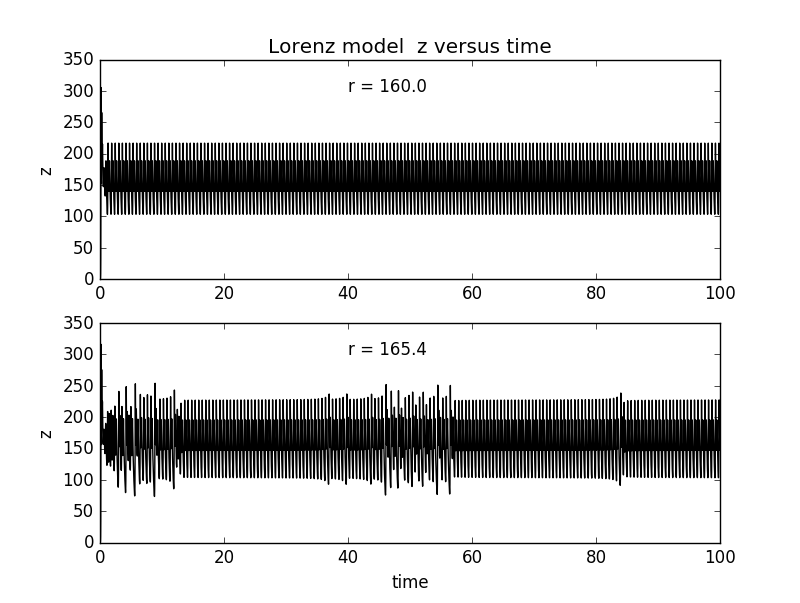

This chart was generated by the following Python code:
# -*- coding: utf-8 -*-
"""
Created on Sat Feb  6 15:20:08 2016
Variation of the Lorenz variable z as a function of time,
using Euler method.
@author: nightwing
"""

from tqdm import tqdm
import matplotlib.pyplot as plt


def LORENZ_MODEL(x, y, z, r):
    delta = 10           # argument delta
    b = 8.0 / 3          # argument b
    t = 0                # initial time
    dt = 0.0001          # time step
    t_end = 100          # end of time
    time = []            # this list store the time
    displacement_z = []  # this list store the z
    while t <= t_end:
        time.append(t)
        displacement_z.append(z)
        x += (delta * (y - x)) * dt
        y += (- x * z + r * x - y) * dt
        z += (x * y - b * z) * dt
        t += dt
    return [time, displacement_z]

# -----------------caculate------------------
situations = []  # this list store different trajectories

for r in tqdm([160, 165.4]):
    situations.append(LORENZ_MODEL(1.0, 0.0, 0.0, r))

# -----------------graph---------------
plt.subplot(211)
plt.title("Lorenz model  z versus time")
plt.text(40, 300, "r = 160.0")
plt.ylabel("z")
plt.plot(situations[0][0], situations[0][1], "k-")
plt.subplot(212)
plt.text(40, 300, "r = 165.4")
plt.xlabel("time")
plt.ylabel("z")
plt.plot(situations[1][0], situations[1][1], "k-")
plt.show()
